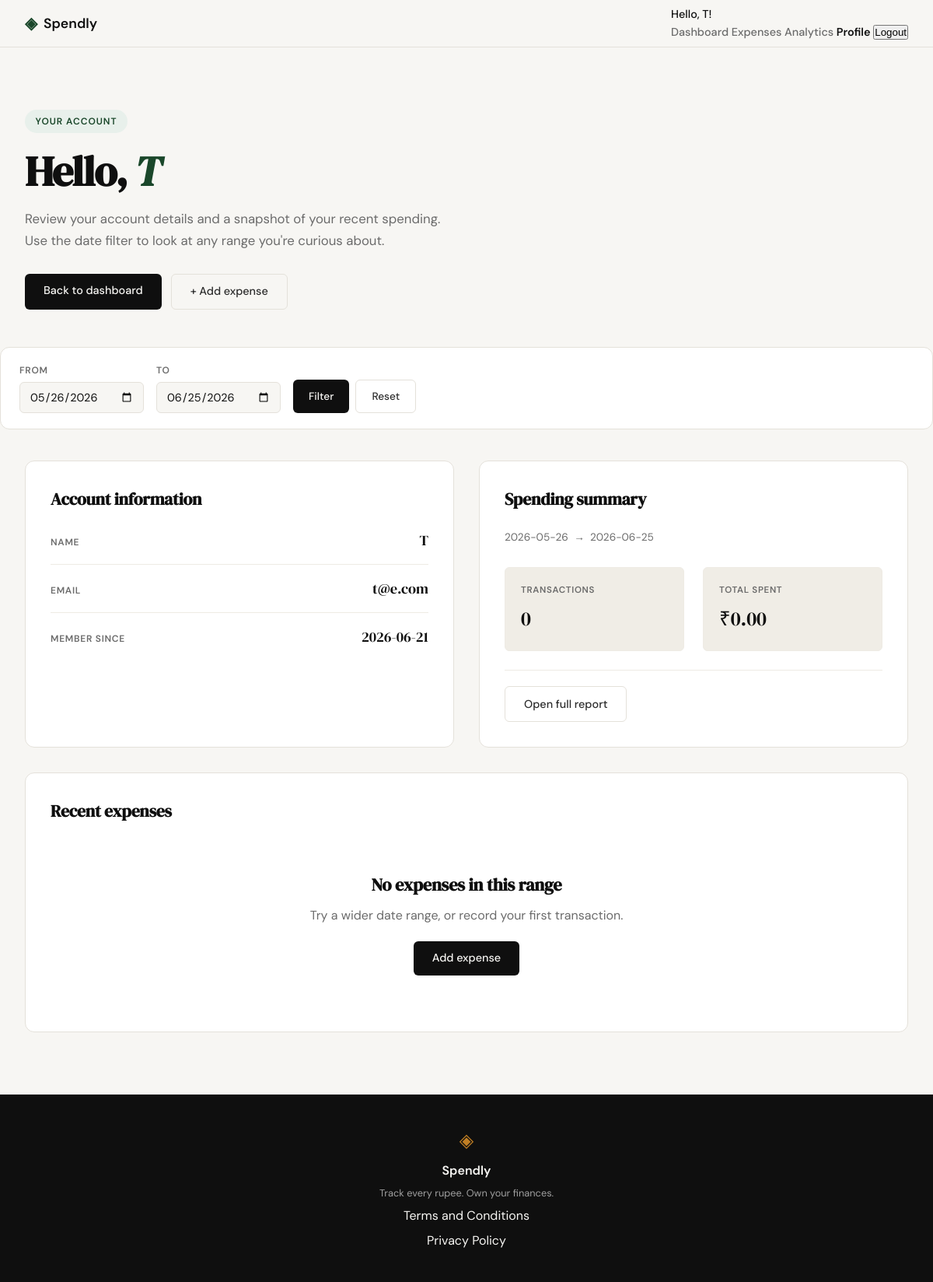
Screenshot of /profile (signed in) with the database file from the repository.
### tables this page shows
CREATE TABLE users (
            id INTEGER PRIMARY KEY AUTOINCREMENT,
            name TEXT NOT NULL,
            email TEXT UNIQUE NOT NULL,
            password_hash TEXT NOT NULL,
            created_at TEXT DEFAULT CURRENT_TIMESTAMP
        );

### app.py (the view)
@app.route("/profile")
@login_required
def profile():
    if 'user_id' not in session:
        return redirect(url_for('login'))
    start_date = request.args.get('start_date')
    end_date = request.args.get('end_date')
    if not start_date and not end_date:
        end_date = datetime.now().strftime('%Y-%m-%d')
        start_date = (datetime.now() - timedelta(days=30)).strftime('%Y-%m-%d')
    elif not start_date:
        start_date = end_date
    elif not end_date:
        end_date = start_date
    if start_date > end_date:
        start_date, end_date = end_date, start_date
    conn = get_db()
    try:
        cursor = conn.cursor()
        cursor.execute(
            "SELECT name, email, created_at FROM users WHERE id = ?",
            (session['user_id'],)
        )
        user = cursor.fetchone()
        if user is None:
            session.clear()
            return redirect(url_for('login'))
        cursor.execute(
            "SELECT COUNT(*) as count, COALESCE(SUM(amount), 0) as total FROM expenses WHERE user_id = ? AND date >= ? AND date <= ?",
            (session['user_id'], start_date, end_date)
        )
        summary = cursor.fetchone()
        cursor.execute(
            """SELECT id, amount, category, date, description
               FROM expenses
               WHERE user_id = ? AND date >= ? AND date <= ?
               ORDER BY date DESC, created_at DESC
               LIMIT 5""",
            (session['user_id'], start_date, end_date)
        )
        recent_expenses = cursor.fetchall()
        return render_template("profile.html",
                              user=user,
                              summary=summary,
                              recent_expenses=recent_expenses,
                              start_date=start_date,
                              end_date=end_date)
    except Exception as e:
        return render_template("error.html", error="Unable to load profile"), 500
    finally:
        conn.close()

### app.py (called while the page is built)
def login_required(f):
    @wraps(f)
    def decorated_function(*args, **kwargs):
        if 'user_id' not in session:
            return redirect(url_for('login'))
        return f(*args, **kwargs)
    return decorated_function

### database/db.py (called while the page is built)
def get_db():
    conn = sqlite3.connect('spendly.db')
    conn.row_factory = sqlite3.Row
    conn.execute('PRAGMA foreign_keys = ON')
    return conn

### templates/profile.html (shortened to what this page needs)
{% extends "base.html" %}
{% block content %}
<section class="page-hero">
    <div class="page-hero-inner">
        <div class="page-hero-badge">Your account</div>
        <h1 class="page-hero-title">
            Hello, <em>{{ user.name }}</em>
        </h1>
        <p class="page-hero-subtitle">
            Review your account details and a snapshot of your recent spending.
            Use the date filter to look at any range you're curious about.
        </p>
        <div class="page-hero-actions">
            <a href="{{ url_for('dashboard') }}" class="btn-primary">Back to dashboard</a>
            <a href="{{ url_for('add_expense') }}" class="btn-ghost">+ Add expense</a>
        </div>
    </div>
</section>
<div class="filter-bar">
    <form method="GET" action="{{ url_for('profile') }}">
        <div class="filter-group">
            <label for="start_date">From</label>
            <input type="date" id="start_date" name="start_date" value="{{ start_date }}">
        </div>
        <div class="filter-group">
            <label for="end_date">To</label>
            <input type="date" id="end_date" name="end_date" value="{{ end_date }}">
        </div>
        <div class="filter-actions">
            <button type="submit" class="btn-filter">Filter</button>
            <a href="{{ url_for('profile') }}" class="btn-reset">Reset</a>
        </div>
    </form>
</div>
<section class="dashboard-modules">
    <div class="dashboard-module">
        <h2>Account information</h2>
        <div class="info-list">
            <div class="info-item">
                <span class="info-label">Name</span>
                <span class="info-value">{{ user.name }}</span>
            </div>
            <div class="info-item">
                <span class="info-label">Email</span>
                <span class="info-value">{{ user.email }}</span>
            </div>
            <div class="info-item">
                <span class="info-label">Member since</span>
                <span class="info-value">{{ user.created_at.split()[0] if user.created_at else 'N/A' }}</span>
            </div>
        </div>
    </div>
    {% if summary %}
    <div class="dashboard-module">
        <h2>Spending summary</h2>
        <p class="empty-state" style="text-align:left; padding: 0 0 0.75rem; color: var(--ink-muted); font-size: 0.85rem;">
            {{ start_date }} &nbsp;→&nbsp; {{ end_date }}
        </p>
        <div class="stat-grid">
            <div class="stat-block">
                <div class="stat-label">Transactions</div>
                <div class="stat-value">{{ summary.count }}</div>
            </div>
            <div class="stat-block">
                <div class="stat-label">Total spent</div>
                <div class="stat-value">₹{{ "%.2f"|format(summary.total) }}</div>
            </div>
        </div>
        <div class="module-footer">
            <a href="{{ url_for('expenses_summary') }}" class="btn-ghost">Open full report</a>
        </div>
    </div>
    {% endif %}
    <div class="dashboard-module full">
        <h2>Recent expenses</h2>
        {% if recent_expenses|length > 0 %}
        <div class="activity-list">
            {% for expense in recent_expenses %}
            <div class="activity-item">
                <div class="activity-item-info">
                    <div class="activity-date">{{ expense.date }}</div>
                    <div class="activity-category">
                        <span class="category-tag category-{{ expense.category|lower|replace(' ', '-') }}">
                            {{ expense.category }}
                        </span>
                    </div>
                    <div class="activity-description">
                        {{ expense.description or 'No description' }}
                    </div>
                </div>
                <div class="activity-amount">
                    ₹{{ "%.2f"|format(expense.amount) }}
                </div>
            </div>
            {% endfor %}
        </div>
        <div class="module-footer">
            <a href="{{ url_for('expenses') }}" class="btn-ghost">View all expenses</a>
        </div>
        {% else %}
        <div class="empty-state">
            <h2>No expenses in this range</h2>
            <p>Try a wider date range, or record your first transaction.</p>
            <a href="{{ url_for('add_expense') }}" class="btn-primary">Add expense</a>
        </div>
        {% endif %}
    </div>
</section>
{% endblock %}

### rows the page displays
users: name "T", email "t@e.com", created_at "2026-06-21"

### other values shown
{{ session.user_name }} "T"
{{ start_date }} "2026-05-26"
{{ end_date }} "2026-06-25"
{{ summary.count }} "0"
{{ "%.2f"|format(summary.total) }} "0.00"
